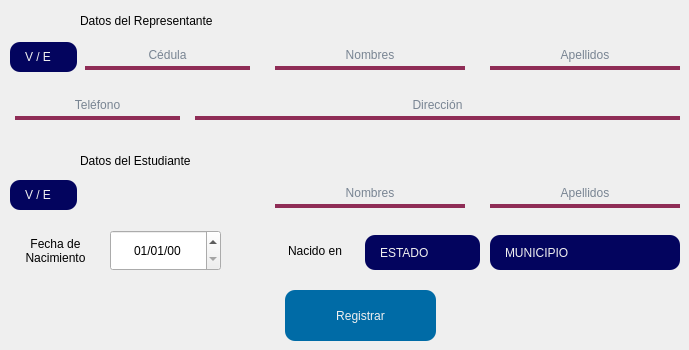
       <widget class="QWidget" name="NoCedulado">
        <property name="styleSheet">
         <string notr="true"/>
        </property>
        <widget class="QLineEdit" name="NoC_RepCed_IN">
         <property name="geometry">
          <rect>
           <x>85</x>
           <y>40</y>
           <width>165</width>
           <height>30</height>
          </rect>
         </property>
         <property name="styleSheet">
          <string notr="true">background-color: transparent;
color: #011936;
font: 13pt &quot;Arial&quot;;
border: 4px solid Transparent;
border-bottom-color: #8F2D56;</string>
         </property>
         <property name="text">
          <string/>
         </property>
         <property name="maxLength">
          <number>8</number>
         </property>
         <property name="alignment">
          <set>Qt::AlignCenter</set>
         </property>
         <property name="placeholderText">
          <string>Cédula</string>
         </property>
        </widget>
        <widget class="QLineEdit" name="NoC_RepN_In">
         <property name="geometry">
          <rect>
           <x>275</x>
           <y>40</y>
           <width>190</width>
           <height>30</height>
          </rect>
         </property>
         <property name="styleSheet">
          <string notr="true">background-color: transparent;
color: #011936;
font: 13pt &quot;Arial&quot;;
border: 4px solid Transparent;
border-bottom-color: #8F2D56;</string>
         </property>
         <property name="text">
          <string/>
         </property>
         <property name="maxLength">
          <number>30</number>
         </property>
         <property name="alignment">
          <set>Qt::AlignCenter</set>
         </property>
         <property name="placeholderText">
          <string>Nombres</string>
         </property>
        </widget>
        <widget class="QLabel" name="label_7">
         <property name="geometry">
          <rect>
           <x>80</x>
           <y>10</y>
           <width>193</width>
           <height>21</height>
          </rect>
         </property>
         <property name="styleSheet">
          <string notr="true">font: bold 12pt &quot;Arial&quot;;</string>
         </property>
         <property name="text">
          <string>Datos del Representante</string>
         </property>
        </widget>
        <widget class="QLineEdit" name="NoC_StudL_In">
         <property name="geometry">
          <rect>
           <x>490</x>
           <y>178</y>
           <width>190</width>
           <height>30</height>
          </rect>
         </property>
         <property name="styleSheet">
          <string notr="true">background-color: transparent;
color: #011936;
font: 13pt &quot;Arial&quot;;
border: 4px solid Transparent;
border-bottom-color: #8F2D56;</string>
         </property>
         <property name="text">
          <string/>
         </property>
         <property name="maxLength">
          <number>30</number>
         </property>
         <property name="alignment">
          <set>Qt::AlignCenter</set>
         </property>
         <property name="placeholderText">
          <string>Apellidos</string>
         </property>
        </widget>
        <widget class="QComboBox" name="NoC_RepComboCed">
         <property name="geometry">
          <rect>
           <x>10</x>
           <y>42</y>
           <width>67</width>
           <height>30</height>
          </rect>
         </property>
         <property name="styleSheet">
          <string notr="true">QComboBox { 
	border-radius: 10px;
	background: #03045e;
	color: #F0F0F0;
	padding-left: 15px;
	font: 13pt &quot;Arial&quot;;
}

QComboBox QAbstractItemView{
	background-color: #3E6D9C;
	color: #F0F0F0;
 
	selection-background-color: #3E6D9C;
	selection-color: #3E6D9C;
	
	font: bold 13pt &quot;Arial&quot;;
	color: #F0F0F0;
}

QComboBox::drop-down {
	border: 0px;
}
</string>
         </property>
         <property name="sizeAdjustPolicy">
          <enum>QComboBox::AdjustToMinimumContentsLength</enum>
         </property>
         <property name="minimumContentsLength">
          <number>0</number>
         </property>
         <property name="iconSize">
          <size>
           <width>16</width>
           <height>16</height>
          </size>
         </property>
         <item>
          <property name="text">
           <string>V / E</string>
          </property>
         </item>
        </widget>
        <widget class="QLineEdit" name="NoC_StudN_In">
         <property name="geometry">
          <rect>
           <x>275</x>
           <y>178</y>
           <width>190</width>
           <height>30</height>
          </rect>
         </property>
         <property name="styleSheet">
          <string notr="true">background-color: transparent;
color: #011936;
font: 13pt &quot;Arial&quot;;
border: 4px solid Transparent;
border-bottom-color: #8F2D56;</string>
         </property>
         <property name="text">
          <string/>
         </property>
         <property name="maxLength">
          <number>30</number>
         </property>
         <property name="alignment">
          <set>Qt::AlignCenter</set>
         </property>
         <property name="placeholderText">
          <string>Nombres</string>
         </property>
        </widget>
        <widget class="QLineEdit" name="NoC_RepL_In">
         <property name="geometry">
          <rect>
           <x>490</x>
           <y>40</y>
           <width>190</width>
           <height>30</height>
          </rect>
         </property>
         <property name="styleSheet">
          <string notr="true">background-color: transparent;
color: #011936;
font: 13pt &quot;Arial&quot;;
border: 4px solid Transparent;
border-bottom-color: #8F2D56;</string>
         </property>
         <property name="text">
          <string/>
         </property>
         <property name="maxLength">
          <number>30</number>
         </property>
         <property name="alignment">
          <set>Qt::AlignCenter</set>
         </property>
         <property name="placeholderText">
          <string>Apellidos</string>
         </property>
        </widget>
        <widget class="QLabel" name="label_6">
         <property name="geometry">
          <rect>
           <x>80</x>
           <y>150</y>
           <width>162</width>
           <height>21</height>
          </rect>
         </property>
         <property name="styleSheet">
          <string notr="true">font: bold 12pt &quot;Arial&quot;;</string>
         </property>
         <property name="text">
          <string>Datos del Estudiante</string>
         </property>
        </widget>
        <widget class="QLineEdit" name="NoC_RepTlf_In">
         <property name="geometry">
          <rect>
           <x>15</x>
           <y>90</y>
           <width>165</width>
           <height>30</height>
          </rect>
         </property>
         <property name="styleSheet">
          <string notr="true">background-color: transparent;
color: #011936;
font: 13pt &quot;Arial&quot;;
border: 4px solid Transparent;
border-bottom-color: #8F2D56;</string>
         </property>
         <property name="maxLength">
          <number>11</number>
         </property>
         <property name="cursorPosition">
          <number>0</number>
         </property>
         <property name="alignment">
          <set>Qt::AlignCenter</set>
         </property>
         <property name="placeholderText">
          <string>Teléfono</string>
         </property>
        </widget>
        <widget class="QLineEdit" name="NoC_RepD_In">
         <property name="geometry">
          <rect>
           <x>195</x>
           <y>90</y>
           <width>485</width>
           <height>30</height>
          </rect>
         </property>
         <property name="styleSheet">
          <string notr="true">background-color: transparent;
color: #011936;
font: 13pt &quot;Arial&quot;;
border: 4px solid Transparent;
border-bottom-color: #8F2D56;</string>
         </property>
         <property name="alignment">
          <set>Qt::AlignCenter</set>
         </property>
         <property name="placeholderText">
          <string>Dirección</string>
         </property>
        </widget>
        <widget class="QComboBox" name="NoC_Stud_State">
         <property name="geometry">
          <rect>
           <x>365</x>
           <y>235</y>
           <width>115</width>
           <height>35</height>
          </rect>
         </property>
         <property name="styleSheet">
          <string notr="true">QComboBox { 
	border-radius: 10px;
	background: #03045e;
	color: #F0F0F0;
	padding-left: 15px;
	font: 10pt &quot;Arial&quot;;
}

QComboBox QAbstractItemView{
	background-color: #3E6D9C;
	color: #F0F0F0;
 
	selection-background-color: #3E6D9C;
	selection-color: #3E6D9C;
	
	font: bold 13pt &quot;Arial&quot;;
	color: #F0F0F0;
}

QComboBox::drop-down {
	border: 0px;
}
</string>
         </property>
         <item>
          <property name="text">
           <string>ESTADO</string>
          </property>
         </item>
        </widget>
        <widget class="QLabel" name="label_8">
         <property name="geometry">
          <rect>
           <x>10</x>
           <y>230</y>
           <width>91</width>
           <height>41</height>
          </rect>
         </property>
         <property name="styleSheet">
          <string notr="true">font: 11pt &quot;Arial&quot;;</string>
         </property>
         <property name="text">
          <string>Fecha de
Nacimiento</string>
         </property>
         <property name="alignment">
          <set>Qt::AlignCenter</set>
         </property>
        </widget>
        <widget class="QDateEdit" name="NoC_StudB_In">
         <property name="geometry">
          <rect>
           <x>110</x>
           <y>230</y>
           <width>111</width>
           <height>41</height>
          </rect>
         </property>
         <property name="focusPolicy">
          <enum>Qt::NoFocus</enum>
         </property>
         <property name="styleSheet">
          <string notr="true">font: 14pt &quot;Arial&quot;;</string>
         </property>
         <property name="alignment">
          <set>Qt::AlignCenter</set>
         </property>
         <property name="buttonSymbols">
          <enum>QAbstractSpinBox::UpDownArrows</enum>
         </property>
         <property name="maximumDateTime">
          <datetime>
           <hour>23</hour>
           <minute>59</minute>
           <second>59</second>
           <year>2023</year>
           <month>12</month>
           <day>31</day>
          </datetime>
         </property>
         <property name="minimumDateTime">
          <datetime>
           <hour>0</hour>
           <minute>0</minute>
           <second>0</second>
           <year>1950</year>
           <month>1</month>
           <day>1</day>
          </datetime>
         </property>
         <property name="displayFormat">
          <string>dd/MM/yy</string>
         </property>
         <property name="calendarPopup">
          <bool>false</bool>
         </property>
         <property name="currentSectionIndex">
          <number>0</number>
         </property>
         <property name="timeSpec">
          <enum>Qt::LocalTime</enum>
         </property>
         <property name="date">
          <date>
           <year>2000</year>
           <month>1</month>
           <day>1</day>
          </date>
         </property>
        </widget>
        <widget class="QPushButton" name="NoC_StuReg_Btn">
         <property name="geometry">
          <rect>
           <x>285</x>
           <y>290</y>
           <width>151</width>
           <height>51</height>
          </rect>
         </property>
         <property name="focusPolicy">
          <enum>Qt::NoFocus</enum>
         </property>
         <property name="styleSheet">
          <string notr="true">QPushButton#NoC_StuReg_Btn{
background-color: #006BA6;
border-radius: 10px;
font: bold 15pt &quot;Arial&quot;;
color: #F0F0F0;
}

QPushButton#NoC_StuReg_Btn:pressed{
background-color: #03045e;
}</string>
         </property>
         <property name="text">
          <string>Registrar</string>
         </property>
        </widget>
        <widget class="QComboBox" name="NoC_Stud_City">
         <property name="geometry">
          <rect>
           <x>490</x>
           <y>235</y>
           <width>190</width>
           <height>35</height>
          </rect>
         </property>
         <property name="styleSheet">
          <string notr="true">QComboBox { 
	border-radius: 10px;
	background: #03045e;
	color: #F0F0F0;
	padding-left: 15px;
	font: 10pt &quot;Arial&quot;;
}

QComboBox QAbstractItemView{
	background-color: #3E6D9C;
	color: #F0F0F0;
 
	selection-background-color: #3E6D9C;
	selection-color: #3E6D9C;
	
	font: bold 13pt &quot;Arial&quot;;
	color: #F0F0F0;
}

QComboBox::drop-down {
	border: 0px;
}
</string>
         </property>
         <item>
          <property name="text">
           <string>MUNICIPIO</string>
          </property>
         </item>
        </widget>
        <widget class="QLabel" name="label_11">
         <property name="geometry">
          <rect>
           <x>275</x>
           <y>230</y>
           <width>80</width>
           <height>41</height>
          </rect>
         </property>
         <property name="styleSheet">
          <string notr="true">font: 15px &quot;Arial&quot;;</string>
         </property>
         <property name="text">
          <string>Nacido en</string>
         </property>
         <property name="alignment">
          <set>Qt::AlignCenter</set>
         </property>
        </widget>
        <widget class="QComboBox" name="NoC_StudComboCed">
         <property name="geometry">
          <rect>
           <x>10</x>
           <y>180</y>
           <width>67</width>
           <height>30</height>
          </rect>
         </property>
         <property name="styleSheet">
          <string notr="true">QComboBox { 
	border-radius: 10px;
	background: #03045e;
	color: #F0F0F0;
	padding-left: 15px;
	font: 13pt &quot;Arial&quot;;
}

QComboBox QAbstractItemView{
	background-color: #3E6D9C;
	color: #F0F0F0;
 
	selection-background-color: #3E6D9C;
	selection-color: #3E6D9C;
	
	font: bold 13pt &quot;Arial&quot;;
	color: #F0F0F0;
}

QComboBox::drop-down {
	border: 0px;
}
</string>
         </property>
         <property name="sizeAdjustPolicy">
          <enum>QComboBox::AdjustToMinimumContentsLength</enum>
         </property>
         <property name="minimumContentsLength">
          <number>0</number>
         </property>
         <property name="iconSize">
          <size>
           <width>16</width>
           <height>16</height>
          </size>
         </property>
         <item>
          <property name="text">
           <string>V / E</string>
          </property>
         </item>
        </widget>
        <zorder>label_11</zorder>
        <zorder>NoC_RepCed_IN</zorder>
        <zorder>NoC_RepN_In</zorder>
        <zorder>label_7</zorder>
        <zorder>NoC_StudL_In</zorder>
        <zorder>NoC_RepComboCed</zorder>
        <zorder>NoC_StudN_In</zorder>
        <zorder>NoC_RepL_In</zorder>
        <zorder>label_6</zorder>
        <zorder>NoC_RepTlf_In</zorder>
        <zorder>NoC_RepD_In</zorder>
        <zorder>NoC_Stud_State</zorder>
        <zorder>label_8</zorder>
        <zorder>NoC_StudB_In</zorder>
        <zorder>NoC_StuReg_Btn</zorder>
        <zorder>NoC_Stud_City</zorder>
        <zorder>NoC_StudComboCed</zorder>
       </widget>
